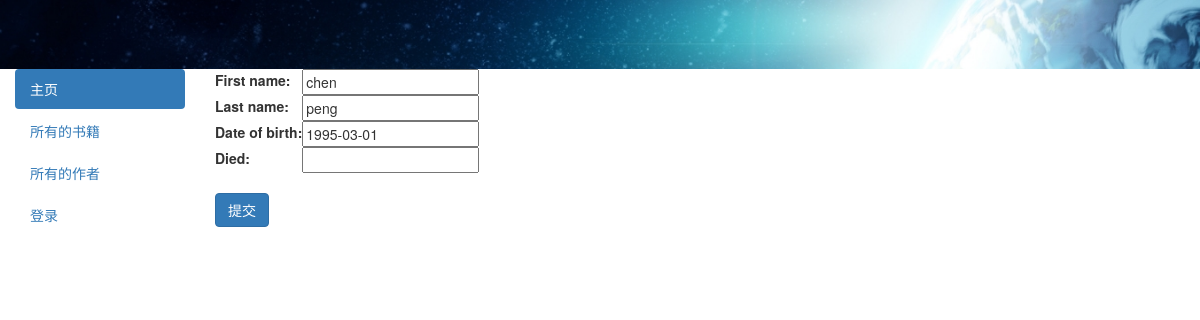
Page /catalog/author/1/update on the committed database.
### catalog/models.py (models this page shows, shortened)
class Author(models.Model):
    first_name = models.CharField(max_length = 100)
    last_name = models.CharField(max_length = 100)
    date_of_birth = models.DateField(null = True,blank = True)
    date_of_death = models.DateField('Died',null = True,blank=True)
    class Meta:
        ordering = ['last_name','first_name']

### catalog/views.py (the view)
# urls.py: path("author/<int:pk>/update",views.AuthorUpldat.as_view(),name="author-update"),
class AuthorUpldat(UpdateView):
    model = Author
    template_name = 'author_form.html'
    fields = ['first_name','last_name','date_of_birth','date_of_death']

### catalog/templates/author_form.html (shortened to what this page needs)
{% extends 'base_generic.html' %}
{% block content %}
    <form action="" method="post">
        <table>
            {{ form.as_table }}
        </table>
        <br/>
        <input type="submit" class="btn btn-primary" value="提交">
    </form>
{% endblock content %}

### rows in the picture
Author: first_name "chen", last_name "peng", date_of_birth "1995-03-01"
